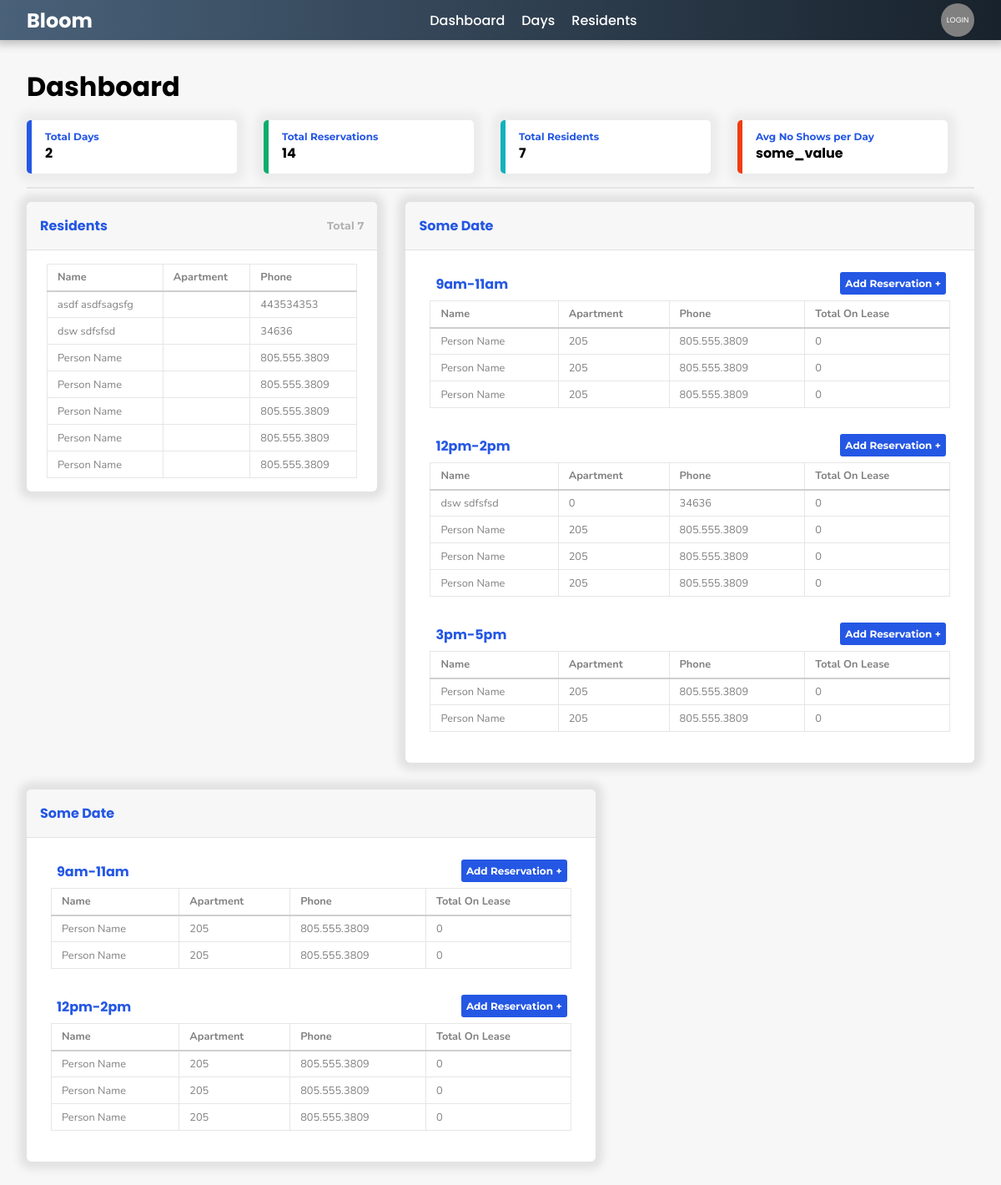
Before: / (signed in) with the older database file.
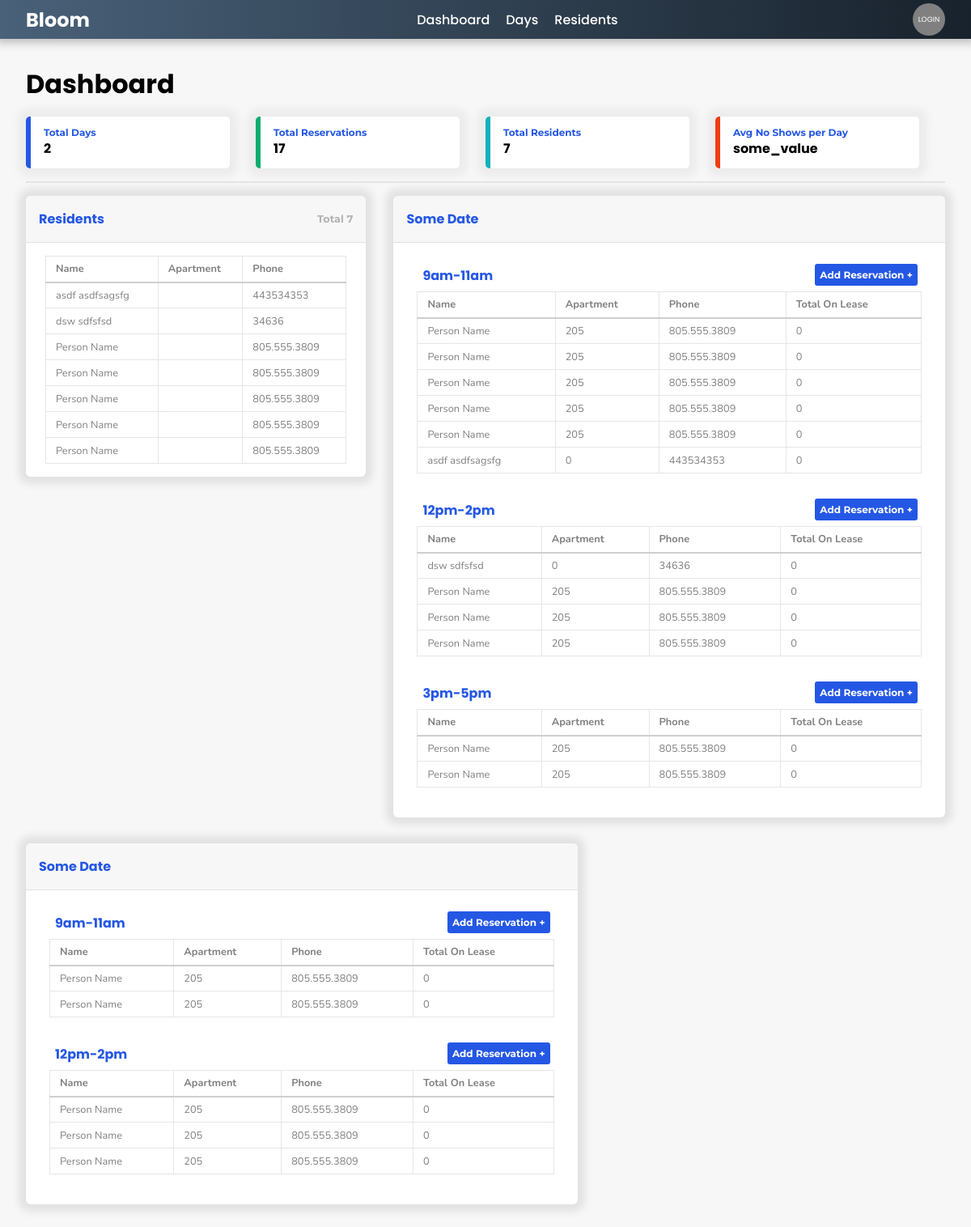
After: the same page with the newer database file.
### reservations/models.py (models this page shows, shortened)
class Customer(models.Model):
    name = models.CharField(default='Person Name', max_length=200, null=True)
    apt = models.IntegerField(default='205', blank=False)
    phone = models.CharField(default='805.555.3809', max_length=200, null=True)
    email = models.CharField(default='someemail@gmail.com', max_length=200, null=True)
    date_created = models.DateTimeField(auto_now_add=True, null=True)
    id = models.AutoField(primary_key=True, editable=False)
    lease_members = models.ManyToManyField('self', blank=True)
    notes = models.TextField(max_length=2000, null=True, blank=True)

class Day(models.Model):
    today = date.today()
    tomorrow = today + timedelta(days=1)
    day = models.DateField(default=tomorrow, blank=False)
    date_created = models.DateField(default=today, blank=False)
    notes = models.TextField(max_length=2000, null=True, blank=True)

class TimeSlot(models.Model):
    TIMESLOTS = (
        ('9am-11am','9am-11am'),
        ('12pm-2pm','12pm-2pm'),
        ('3pm-5pm','3pm-5pm'),
    )
    time_slot = models.CharField(max_length=10, null=True, choices=TIMESLOTS, default="Choose a time window")
    day = models.ForeignKey(Day, related_name="timeslot_set", null=True, on_delete= models.CASCADE)
    capacity = models.IntegerField(blank=True, default=13, editable=False)
    notes = models.TextField(max_length=2000, null=True, blank=True)

class Reservation(models.Model):
    customer = models.ForeignKey(Customer, related_name="reservation_set", null=True, on_delete= models.CASCADE)
    timeslot = models.ForeignKey(TimeSlot, related_name="reservation_set", null=True, on_delete=models.CASCADE)
    no_show = models.BooleanField(default=False)
    date_created = models.DateTimeField(auto_now_add=True, null=True)
    notes = models.TextField(max_length=2000, null=True, blank=True)
    party_members = models.ManyToManyField(Customer, related_name="party_members", blank=True)

### reservations/views.py (the view)
# urls.py: path('', home_page, name='home'),
@login_required(login_url='login')
def home_page(request):
    days = Day.objects.all().reverse()[:2]
    residents = Customer.objects.all()[:20]
    today_date = date.today()
    total_days = days.count()
    total_residents = Customer.objects.all().count
    total_reservations = Reservation.objects.all().count
    page_title = "Dashboard"
    stats = {
        'stat1': {
            'title': 'Total Days',
            'value': total_days
        },
        'stat2': {
            'title': 'Total Reservations',
            'value': total_reservations
        },
        'stat3': {
            'title': 'Total Residents',
            'value': total_residents
        },
        'stat4': {
            'title': 'Avg No Shows per Day',
            'value': 'some_value'
        }
    }
    context = {
        'page_title': page_title,
        'days': days,
        'today_date': today_date,
        'stats': stats,
        'residents':residents,
        'total_days': total_days
    }
    template_name = 'home.html'
    return render(request, template_name, context)

### reservations/templates/home.html (shortened to what this page needs)
{% extends "base.html" %}
{% load static %}
{% block extra_head %}
<link rel="stylesheet" type="text/css" href="{% static 'css/main/home.css' %}">
{% endblock %}
{% block content %}
<div class="section">
    <div class="card card-md">
        <header>
            <h2><a href='{% url "residents" None %}'>Residents</a></h2>
            <h4>Total {{residents.count}}</h4>
        </header>
        <div class="body">
            <table class="table-resident">
                <tr>
                    <th id="name">Name</th>
                    <th>Apartment</th>
                    <th>Phone</th>
                </tr>
                {% for resident in residents %}
                <tr class="data">
                    <a href="">
                        <td>{{resident.name}}</td>
                        <td>{{resident.apt_number}}</td>
                        <td>{{resident.phone}}</td>
                    </a>
                </tr>
                {% endfor %}
            </table>
        </div>
    </div>
    {% for day in days %}
    <div class="card card-lg">
        <header>
            {% if day.date == today_date%}
                <h2>Today</h2>
            {% else %}
                <h2><a href='{% url "day" day.id %}'>Some Date</a></h2>
            {% endif %}
        </header>
        <div class="body">
            {% for slot in day.timeslot_set.all %}
            <div class="slot">
                <h3 class="name">{{slot.time_slot}}</h3>
                <button class="btn"><a href="{% url 'residents' slot.id %}">Add Reservation +</a></button>
                <table class="table-slot">
                    <tr>
                        <th id="name">Name</th>
                        <th>Apartment</th>
                        <th>Phone</th>
                        <th>Total On Lease</th>
                    </tr>
                    {% for reservation in slot.reservation_set.all %}
                    <tr class="data" onclick="window.location='{% url "resident" reservation.customer.id %}';">
                        <td>{{reservation.customer.name}}</td>
                        <td>{{reservation.customer.apt}}</td>
                        <td>{{reservation.customer.phone}}</td>
                        <td>{{reservation.customer.lease_members.count}}</td>
                    </tr>
                    {% endfor %}
                </table>
            </div>
            {% endfor %}
        </div>
    </div>
    {% endfor %}
</div>
{% endblock %}

Changed rows visible on the page:
added Reservation: customer.name "Person Name", customer.apt "205", customer.phone "805.555.3809", customer.lease_members.count "0", shown under TimeSlot (number 1 of 5 on the later page)
added Reservation: customer.name "Person Name", customer.apt "205", customer.phone "805.555.3809", customer.lease_members.count "0", shown under TimeSlot (number 1 of 5 on the later page)
added Reservation: customer.name "asdf asdfsagsfg", customer.apt "0", customer.phone "443534353", customer.lease_members.count "0", shown under TimeSlot (number 1 of 5 on the later page)
Other visible differences:
{{ stats.stat2.value }}: "14" → "17"
